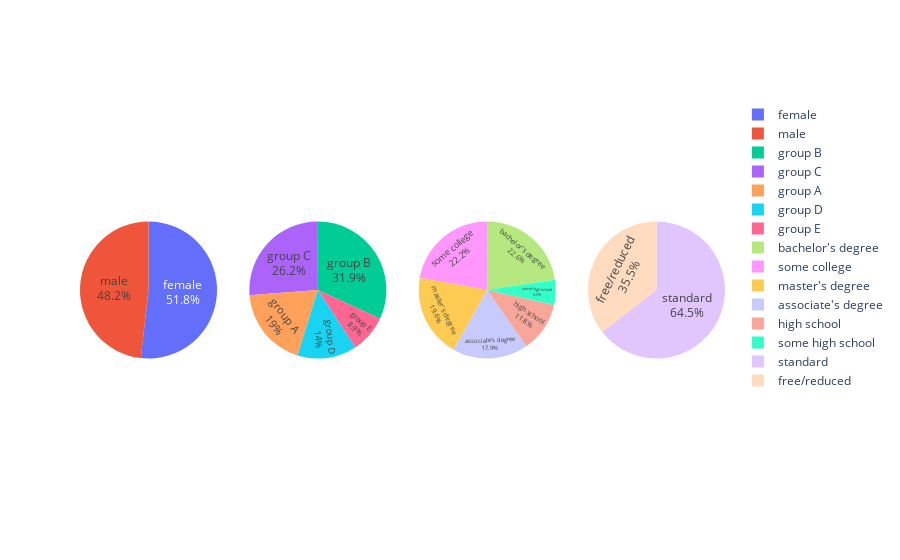

Here is the notebook cell this chart was saved with:
### Code cell
# Gender Distribution given in the data set
gen_per=plx.pie(values=df.gender.value_counts(), names=df.gender.unique(), title="Gender")
gen_per.update_traces(textposition='inside', textinfo='percent+label')
# race ethnicity distribution given in the data set
race_ethnicity_per=plx.pie(values=df['race_or_ethnicity'].value_counts(), names=df['race_or_ethnicity'].unique(), title="race/ethnicity")
race_ethnicity_per.update_traces(textposition='inside', textinfo='percent+label')
#parents education level distribution in the given data set
parents_edu_per=plx.pie(values=df['parental_level_of_education'].value_counts(), names=df['parental_level_of_education'].unique(), title="Parents Education Level")
parents_edu_per.update_traces(textposition='inside', textinfo='percent+label')
lunch_type_per=plx.pie(values=df['lunch'].value_counts(), names=df['lunch'].unique(), title="lunch")
lunch_type_per.update_traces(textposition='inside', textinfo='percent+label')
figures = [
            gen_per,
            race_ethnicity_per,
    parents_edu_per,
    lunch_type_per
    
    ]

fig = subplots.make_subplots(rows=1, cols=len(figures), specs=[[{"type": "domain"},{"type": "domain"}, {"type": "domain"},{"type": "domain"}]]) 

for i, figure in enumerate(figures):
    for trace in range(len(figure["data"])):
        fig.append_trace(figure["data"][trace], row=1, col=i+1)
        
fig.show()

### Figure 1 — Plotly figure (JSON) as saved in the notebook; plotly's stock layout.template omitted (floating-point values rounded to 4 significant figures)
{"data": [{"domain": {"x": [0, 0.2125], "y": [0, 1]}, "hovertemplate": "label=%{label}<br>value=%{value}<extra></extra>", "labels": ["female", "male"], "legendgroup": "", "name": "", "showlegend": true, "textinfo": "percent+label", "textposition": "inside", "type": "pie", "values": [518, 482]}, {"domain": {"x": [0.2625, 0.475], "y": [0, 1]}, "hovertemplate": "label=%{label}<br>value=%{value}<extra></extra>", "labels": ["group B", "group C", "group A", "group D", "group E"], "legendgroup": "", "name": "", "showlegend": true, "textinfo": "percent+label", "textposition": "inside", "type": "pie", "values": [319, 262, 190, 140, 89]}, {"domain": {"x": [0.525, 0.7375], "y": [0, 1]}, "hovertemplate": "label=%{label}<br>value=%{value}<extra></extra>", "labels": ["bachelor's degree", "some college", "master's degree", "associate's degree", "high school", "some high school"], "legendgroup": "", "name": "", "showlegend": true, "textinfo": "percent+label", "textposition": "inside", "type": "pie", "values": [226, 222, 196, 179, 118, 59]}, {"domain": {"x": [0.7875, 1], "y": [0, 1]}, "hovertemplate": "label=%{label}<br>value=%{value}<extra></extra>", "labels": ["standard", "free/reduced"], "legendgroup": "", "name": "", "showlegend": true, "textinfo": "percent+label", "textposition": "inside", "type": "pie", "values": [645, 355]}], "layout": {}}
